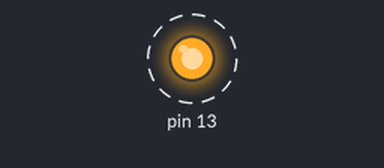
Bench run of a sketch on a simulated Arduino Uno, built with avr-gcc and run on an emulated ATmega328P. Parts: output pins drawn as LEDs (lit = HIGH). Dashed ring = blinking.

Above: at 0.4 s.
Timing chart, 0 to 4.6 s (numbered marks = the images above):
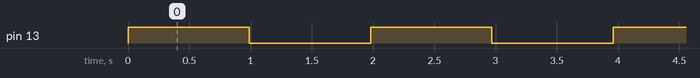

The sketch:

FreeRTOS_Blink.ino
```cpp
/*********************************************************************
 * Program: FreeRTOS_Blink
 * Author: annoyedmilk
 * Description: Demonstrating FreeRTOS with Raspberry Pi Pico using Arduino IDE.
 *              This example covers a basic LED blink using FreeRTOS.
 *              Visit https://github.com/annoyedmilk/FreeRTOS-PicoLab
 *              for more information and updates.
 *********************************************************************/

#include <FreeRTOS.h>
#include <task.h>

// Define a task for Blink
void TaskBlink( void *pvParameters );

// the setup function runs once when you press reset or power the board
void setup() {
  // Set up the Blink task.
  xTaskCreate(
    TaskBlink
    ,  "Blink"   // Task name for humans
    ,  128       // Stack size
    ,  NULL
    ,  2         // Priority
    ,  NULL );
  // The task scheduler takes over control of scheduling individual tasks.
}

void loop() {
  // Empty. The operation is handled in Tasks.
}

void TaskBlink(void *pvParameters) { // This is a task for blinking an LED.
  (void) pvParameters;

  pinMode(LED_BUILTIN, OUTPUT); // Initialize LED_BUILTIN as an output.

  for (;;) { // A Task should never return or exit.
    digitalWrite(LED_BUILTIN, HIGH); // Turn the LED on
    vTaskDelay( 1000 / portTICK_PERIOD_MS ); // Wait for one second
    digitalWrite(LED_BUILTIN, LOW); // Turn the LED off
    vTaskDelay( 1000 / portTICK_PERIOD_MS ); // Wait for one second
  }
}
```

Measured:
- by itself, pin 13: alternates HIGH for 0.99 s and LOW for 0.99 s
